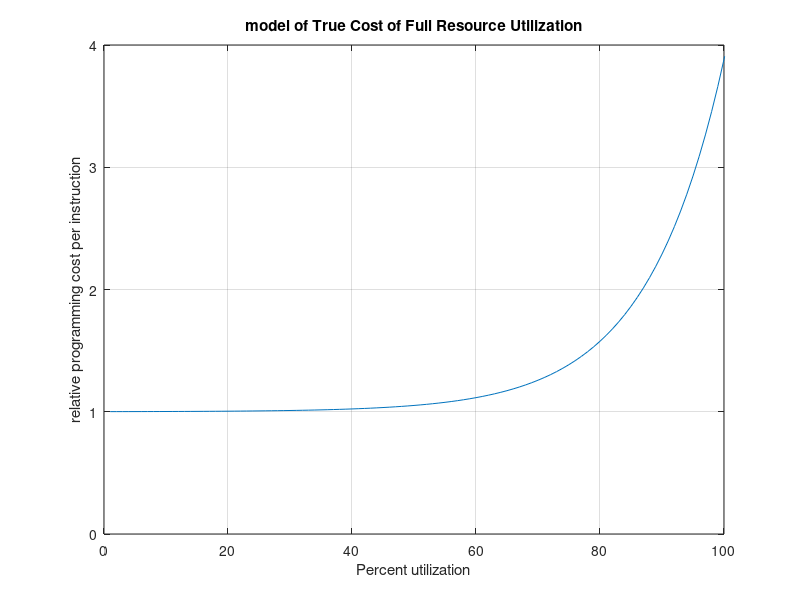

MATLAB code to generate this figure:
% Quyen Hua
% EE5673
% M8 MATLAB
% 
% 1)	Write a Matlab function implements the curve shown on 
% slide 25 of Module 8. The function should take the percentage 
% of utilization as output and return the inflation factor.

% The graph appears exponenential in nature. However, a general rule of
% thumb is not directly given. Therefore, experimentation is required.
% Guess and check is now my best friend.

clear all
close all

% set x axis (percent utilization)
x = 0:1:100;

% now guess and check some functions
% % y = 1+0.01*2.^(x/10)
% % y = 1+0.01*2.^(x/100)
% % y = 1+0.01*2.^(x/20)
% % y = 1+0.005*3.^(x/20)
% % y = 1+0.003*4.^(x/20)

y = 1+0.001*(5).^(x/20);% winner winner chicken dinner!

plot(y)
xlim([0 100])
ylim([0 4])
grid on
xlabel('Percent utilization')
ylabel('relative programming cost per instruction')
title('model of True Cost of Full Resource Utilization')